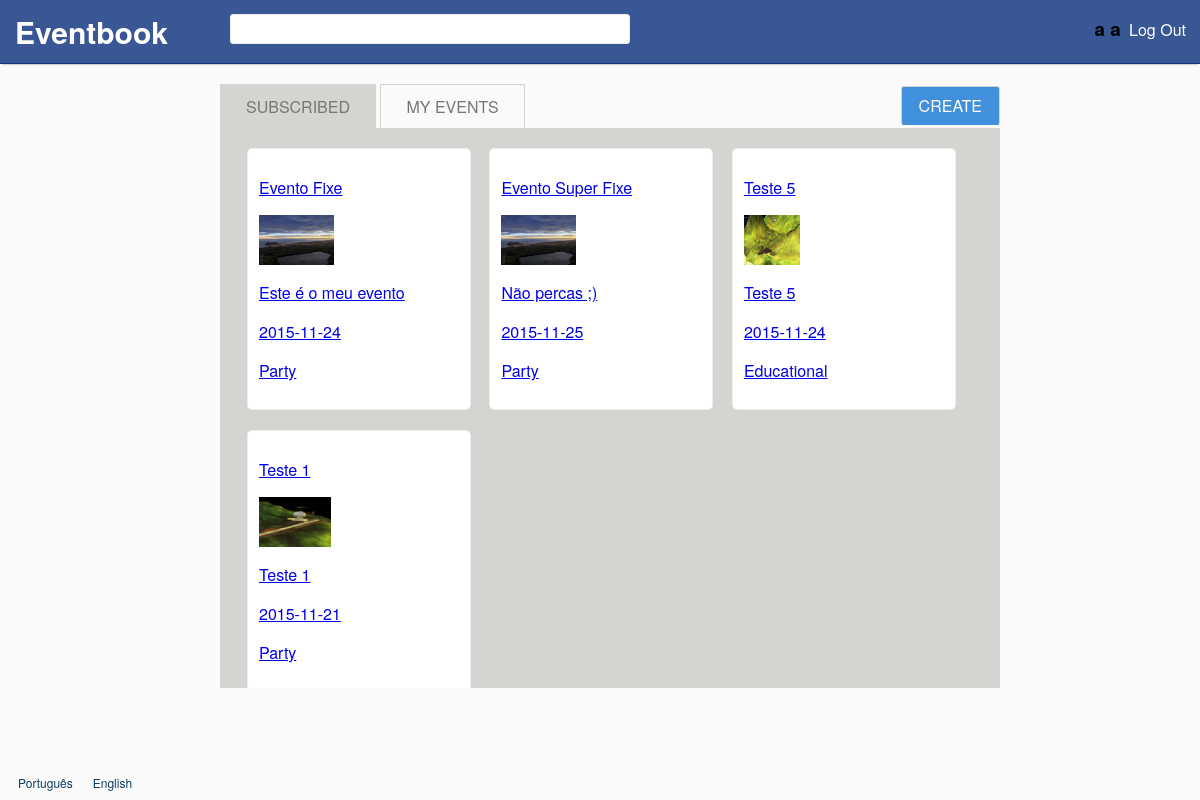
/ (signed in), run on the app's committed database.
### tables this page shows
CREATE TABLE events
(
	id INTEGER PRIMARY KEY,
	name TEXT NOT NULL,
	image TEXT NOT NULL,
	creation_date DATETIME DEFAULT(DATETIME('now')),
	date DATETIME NOT NULL,
	description TEXT NOT NULL,
	type_id INTEGER REFERENCES types(id),
	user_id INTEGER REFERENCES users(id)
, deleted BOOLEAN DEFAULT(0), public BOOLEAN DEFAULT(1));

CREATE TABLE event_types
(
	id INTEGER PRIMARY KEY,
	type TEXT UNIQUE NOT NULL
);

### languages/en.php (called while the page is built)
<?php
$lang = array();
$lang['SITE_NAME'] = 'Eventbook';
$lang['REGISTER'] = 'Register';
$lang['FIRST_NAME'] = 'First Name';
$lang['FIRST_NAME_ERROR'] = 'Invalid first name.';
$lang['LAST_NAME'] = 'Last Name';
$lang['LAST_NAME_ERROR'] = 'Invalid last name.';
$lang['EMAIL'] = 'E-mail';
$lang['EMAIL_ERROR'] = "Invalid email.";
$lang['EMAIL_IN_USE'] = "Email already in use.";
$lang['CONFIRM_EMAIL'] = 'Confirm e-mail';
$lang['PASSWORD'] = 'Password';
$lang['PASSWORD_LENGTH'] = "Passwords must have at least 8 characters.";
$lang['PASSWORD_DIFF'] = "Passwords do not match.";
$lang['CONFIRM_PASSWORD'] = 'Confirm password';
$lang['LOGIN'] = 'Log In';
$lang['UNREGISTERED_EMAIL'] = 'Unregistered or invalid email.';
$lang['INVALID_PASSWORD'] = 'Invalid password.';
$lang['LOGOUT'] = 'Log Out';
$lang['MY_EVENTS'] = 'My Events';
$lang['SUBSCRIBED'] = 'Subscribed';
$lang['CREATE'] = 'Create';
$lang['NAME'] = 'Name';
$lang['DESCRIPTION'] = 'Description';
$lang['DATE'] = 'Date';
$lang['IMAGE'] = 'Image';
$lang['TYPE'] = 'Type';
$lang['PARTY'] = 'Party';
$lang['BUSINESS'] = 'Business';
$lang['MEETING'] = 'Meeting';
$lang['CEREMONY'] = 'Ceremony';
$lang['EDUCATIONAL'] = 'Educational';
$lang['INVALID_NAME'] = 'Invalid name.';
$lang['INVALID_DESCRIPTION'] = 'Invalid description.';
$lang['INVALID_DATE'] = 'Invalid date.';
$lang['INVALID_IMAGE'] = 'Upload a valid image.';
$lang['IMAGE_SIZE_ERROR'] = "Image's size can not be higher than 5MB.";
$lang['IMAGE_EXT_ERROR'] = 'Invalid extension (Accepted: jpg, png, gif).';
$lang['SUBSCRIBE'] = 'Subscribe';
$lang['UNSUBSCRIBE'] = 'Unsubscribe';
$lang['DELETE_MSG'] = 'Are you sure you want to delete this event?';
$lang['DELETE'] = 'Delete';
$lang['EDIT'] = 'Edit';
$lang['LEAVE_A_COMMENT'] = 'Leave a comment';
$lang['COMMENTS'] = 'Comments';
$lang['MAKE_COMMENT'] = 'Comment';
$lang['NO_COMMENTS_YET'] = 'There are no comments yet.';
?>

### database/events.php (called while the page is built, shortened)
<?php
	include_once('connection.php');
	function getSubscribedEvents($user_id)
	{
		global $db;
		$stmt = $db->prepare('SELECT events.id id,name,image,date,description,type FROM event_subscriptions
			LEFT JOIN events ON events.id = event_id
			LEFT JOIN event_types ON type_id = event_types.id
			WHERE event_subscriptions.user_id = ? AND deleted = 0');
		$stmt->execute(array($user_id));
		return $stmt->fetchAll();
	}
?>

### templates/main_page.php (the view, shortened to what this page needs)
<?php
include_once('core/require_session.php');
include_once('database/events.php');
function print_event($row)
{
	global $lang; ?>
	<li class="event box">
		<a href="events/<?php echo $row['id'] ?>" >
			<p><?php echo $row['name'] ?></p>
			<div class="div-event-image" style="background-image:url(<?php echo $row['image'] ?>)"></div>
			<p><?php echo $row['description'] ?></p>
			<p><?php echo $row['date'] ?></p>
			<p><?php echo $lang[$row['type']] ?></p>
		</a>
	</li>
	<?php
} ?>
<!DOCTYPE html>
<html>
<head>
	<link rel="stylesheet" href="styles.css">
</head>
<body>
	<div id="wrapper">
		<?php include('templates/header.php'); ?>
		<div id="content" class="center default-width">
			<ul class="tabs">
				<li><a href="#subscribed"><?php echo $lang['SUBSCRIBED'] ?></a></li>
				<li><a href="#mine"><?php echo $lang['MY_EVENTS'] ?></a></li>
				<li class="tab-right button"><a href="events/new"><?php echo $lang['CREATE'] ?></a></li>
			</ul>
			<div class="tabs-panel">
				<div id="subscribed">
					<ul class="events-list">
						<?php
						$events = getSubscribedEvents($_SESSION['user_id']);
						foreach ($events as $row) print_event($row);
						?>
					</ul>
				</div>
			</div>
		</div>
		<?php include('templates/footer.php'); ?>
	</div>
</body>
</html>

### styles.css (style rules this page uses)
html, body { margin:0; padding:0; height:100%; background: #fafafa; font-family: 'proxima-nova','Helvetica Neue',Arial,Helvetica,sans-serif; }
#wrapper { min-height:100%; position:relative; }
#content { padding-bottom:50px; }
.box { background-color: #fff; border: 1px solid #edeeee; border-radius: 5px; margin: 0; margin-bottom: 20px; padding: 11px; }
.button { color: #fff; background-color: #4090db; border-color: #4090db; border-radius: 3px; border-style: solid; border-width: 1px; cursor: pointer; }
.div-event-image { width: 100%; height: 50px; background-size: contain; background-position: left; background-repeat: no-repeat; }
.event.box { width: 200px; display: inline-block; margin-left: 7px; margin-right: 7px; }
.events-list { margin:0; padding:0; margin-bottom: -20px; }
.default-width { width: 800px; }
.center { margin: 20px auto 0; }
ul.tabs { margin: 0; padding: 0px; margin-left: 20px; }
.tabs-panel { background: #d4d4d1; height: 520px; overflow:auto; padding: 20px 0 20px 20px; margin-left: 20px; }
ul.tabs li { display: inline-block; padding: 10px 15px; border-top: 1px solid #d4d4d1; border-right: 1px solid #d4d4d1; border-left: 1px solid #d4d4d1; text-decoration: none; list-style-type: none; }
ul.tabs li.active { background: #d4d4d1; }
.tabs li a { padding: 10px; text-transform: uppercase; color: #777; text-decoration: none; }
.tab-right { float:right; }
.tab-right.button > * { color: #fff; }
.tab-right.button { padding: 7px; margin-top:2px; }

### data on the page
events: name "Evento Fixe", image (picture), description "Este é o meu evento", date "2015-11-24", event_types.type "Party"
events: name "Evento Super Fixe", image (picture), description "Não percas ;)", date "2015-11-25", event_types.type "Party"
events: name "Teste 5", image (picture), description "Teste 5", date "2015-11-24", event_types.type "Educational"
events: name "Teste 1", image (picture), description "Teste 1", date "2015-11-21", event_types.type "Party"

### other printed values
$lang['SITE_NAME'] "Eventbook"
getFullName($_SESSION['user_id']) "a a"
$lang['LOGOUT'] "Log Out"
$lang['SUBSCRIBED'] "SUBSCRIBED"
$lang['MY_EVENTS'] "MY EVENTS"
$lang['CREATE'] "CREATE"
